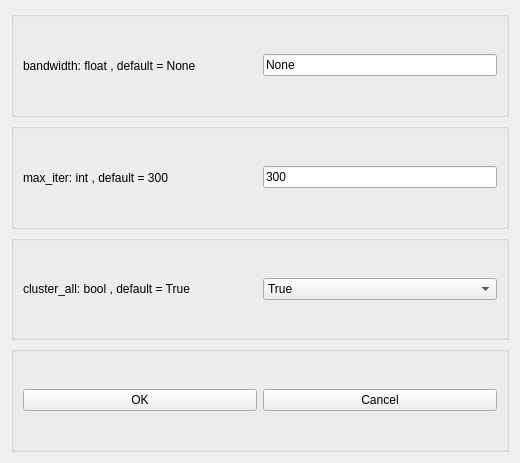
<?xml version="1.0" encoding="UTF-8"?>
<ui version="4.0">
 <class>Form</class>
 <widget class="QWidget" name="Form">
  <property name="geometry">
   <rect>
    <x>0</x>
    <y>0</y>
    <width>520</width>
    <height>463</height>
   </rect>
  </property>
  <property name="windowTitle">
   <string>Mean Shift Parameters</string>
  </property>
  <layout class="QVBoxLayout" name="verticalLayout">
   <item>
    <widget class="QGroupBox" name="groupBox">
     <property name="title">
      <string/>
     </property>
     <layout class="QHBoxLayout" name="horizontalLayout">
      <item>
       <widget class="QLabel" name="bandwidth_text">
        <property name="text">
         <string>bandwidth: float , default = None</string>
        </property>
       </widget>
      </item>
      <item>
       <widget class="QLineEdit" name="bandwidth">
        <property name="sizePolicy">
         <sizepolicy hsizetype="Minimum" vsizetype="Fixed">
          <horstretch>0</horstretch>
          <verstretch>0</verstretch>
         </sizepolicy>
        </property>
        <property name="text">
         <string>None</string>
        </property>
        <property name="clearButtonEnabled">
         <bool>false</bool>
        </property>
       </widget>
      </item>
     </layout>
    </widget>
   </item>
   <item>
    <widget class="QGroupBox" name="groupBox_3">
     <property name="title">
      <string/>
     </property>
     <layout class="QHBoxLayout" name="horizontalLayout_3">
      <item>
       <widget class="QLabel" name="max_iter_text">
        <property name="text">
         <string>max_iter: int , default = 300</string>
        </property>
       </widget>
      </item>
      <item>
       <widget class="QLineEdit" name="max_iter">
        <property name="sizePolicy">
         <sizepolicy hsizetype="Minimum" vsizetype="Fixed">
          <horstretch>0</horstretch>
          <verstretch>0</verstretch>
         </sizepolicy>
        </property>
        <property name="text">
         <string>300</string>
        </property>
       </widget>
      </item>
     </layout>
    </widget>
   </item>
   <item>
    <widget class="QGroupBox" name="groupBox_4">
     <property name="title">
      <string/>
     </property>
     <layout class="QHBoxLayout" name="horizontalLayout_4">
      <item>
       <widget class="QLabel" name="cluster_all_text">
        <property name="text">
         <string>cluster_all: bool , default = True</string>
        </property>
       </widget>
      </item>
      <item>
       <widget class="QComboBox" name="cluster_all">
        <property name="sizePolicy">
         <sizepolicy hsizetype="Minimum" vsizetype="Fixed">
          <horstretch>0</horstretch>
          <verstretch>0</verstretch>
         </sizepolicy>
        </property>
        <item>
         <property name="text">
          <string>True</string>
         </property>
        </item>
        <item>
         <property name="text">
          <string>False</string>
         </property>
        </item>
       </widget>
      </item>
     </layout>
    </widget>
   </item>
   <item>
    <widget class="QGroupBox" name="groupBox_5">
     <property name="title">
      <string/>
     </property>
     <layout class="QHBoxLayout" name="horizontalLayout_5">
      <item>
       <widget class="QPushButton" name="OKButton">
        <property name="text">
         <string>OK</string>
        </property>
       </widget>
      </item>
      <item>
       <widget class="QPushButton" name="CancelButton">
        <property name="text">
         <string>Cancel</string>
        </property>
       </widget>
      </item>
     </layout>
    </widget>
   </item>
  </layout>
 </widget>
 <resources/>
 <connections>
  <connection>
   <sender>CancelButton</sender>
   <signal>clicked(bool)</signal>
   <receiver>Form</receiver>
   <slot>close()</slot>
   <hints>
    <hint type="sourcelabel">
     <x>381</x>
     <y>400</y>
    </hint>
    <hint type="destinationlabel">
     <x>259</x>
     <y>231</y>
    </hint>
   </hints>
  </connection>
 </connections>
</ui>
